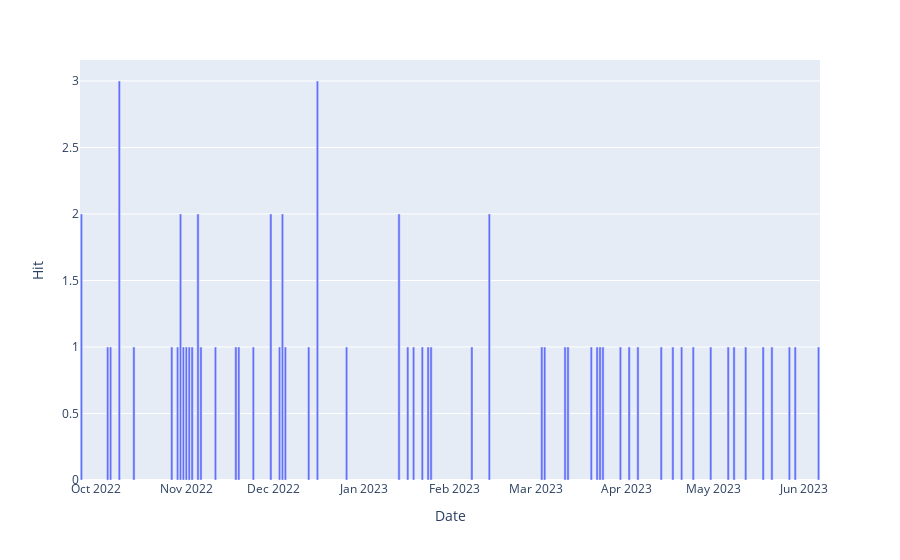

The notebook cell this image was saved under:
### Markdown cell above
## 2. Result

### Code cell
fig = px.bar(Spiral_hits, x='Date', y='Hit')
fig.show()

### Figure 1 — Plotly figure (JSON) as saved in the notebook; plotly's stock layout.template omitted (floating-point values rounded to 4 significant figures)
{"data": [{"alignmentgroup": "True", "hovertemplate": "Date=%{x}<br>Hit=%{y}<extra></extra>", "legendgroup": "", "marker": {"color": "#636efa", "pattern": {"shape": ""}}, "name": "", "offsetgroup": "", "orientation": "v", "showlegend": false, "textposition": "auto", "type": "bar", "x": ["2022-09-26T00:00:00", "2022-10-05T00:00:00", "2022-10-06T00:00:00", "2022-10-09T00:00:00", "2022-10-14T00:00:00", "2022-10-27T00:00:00", "2022-10-29T00:00:00", "2022-10-30T00:00:00", "2022-10-31T00:00:00", "2022-11-01T00:00:00", "2022-11-02T00:00:00", "2022-11-03T00:00:00", "2022-11-05T00:00:00", "2022-11-06T00:00:00", "2022-11-11T00:00:00", "2022-11-18T00:00:00", "2022-11-19T00:00:00", "2022-11-24T00:00:00", "2022-11-30T00:00:00", "2022-12-03T00:00:00", "2022-12-04T00:00:00", "2022-12-05T00:00:00", "2022-12-13T00:00:00", "2022-12-16T00:00:00", "2022-12-26T00:00:00", "2023-01-13T00:00:00", "2023-01-16T00:00:00", "2023-01-18T00:00:00", "2023-01-21T00:00:00", "2023-01-23T00:00:00", "2023-01-24T00:00:00", "2023-02-07T00:00:00", "2023-02-13T00:00:00", "2023-03-03T00:00:00", "2023-03-04T00:00:00", "2023-03-11T00:00:00", "2023-03-12T00:00:00", "2023-03-20T00:00:00", "2023-03-22T00:00:00", "2023-03-23T00:00:00", "2023-03-24T00:00:00", "2023-03-30T00:00:00", "2023-04-02T00:00:00", "2023-04-05T00:00:00", "2023-04-13T00:00:00", "2023-04-17T00:00:00", "2023-04-20T00:00:00", "2023-04-24T00:00:00", "2023-04-30T00:00:00", "2023-05-06T00:00:00", "2023-05-08T00:00:00", "2023-05-12T00:00:00", "2023-05-18T00:00:00", "2023-05-21T00:00:00", "2023-05-27T00:00:00", "2023-05-29T00:00:00", "2023-06-06T00:00:00"], "xaxis": "x", "y": [2, 1, 1, 3, 1, 1, 1, 2, 1, 1, 1, 1, 2, 1, 1, 1, 1, 1, 2, 1, 2, 1, 1, 3, 1, 2, 1, 1, 1, 1, 1, 1, 2, 1, 1, 1, 1, 1, 1, 1, 1, 1, 1, 1, 1, 1, 1, 1, 1, 1, 1, 1, 1, 1, 1, 1, 1], "yaxis": "y"}], "layout": {"barmode": "relative", "legend": {"tracegroupgap": 0}, "margin": {"t": 60}, "xaxis": {"anchor": "y", "domain": [0, 1], "title": {"text": "Date"}}, "yaxis": {"anchor": "x", "domain": [0, 1], "title": {"text": "Hit"}}}}
